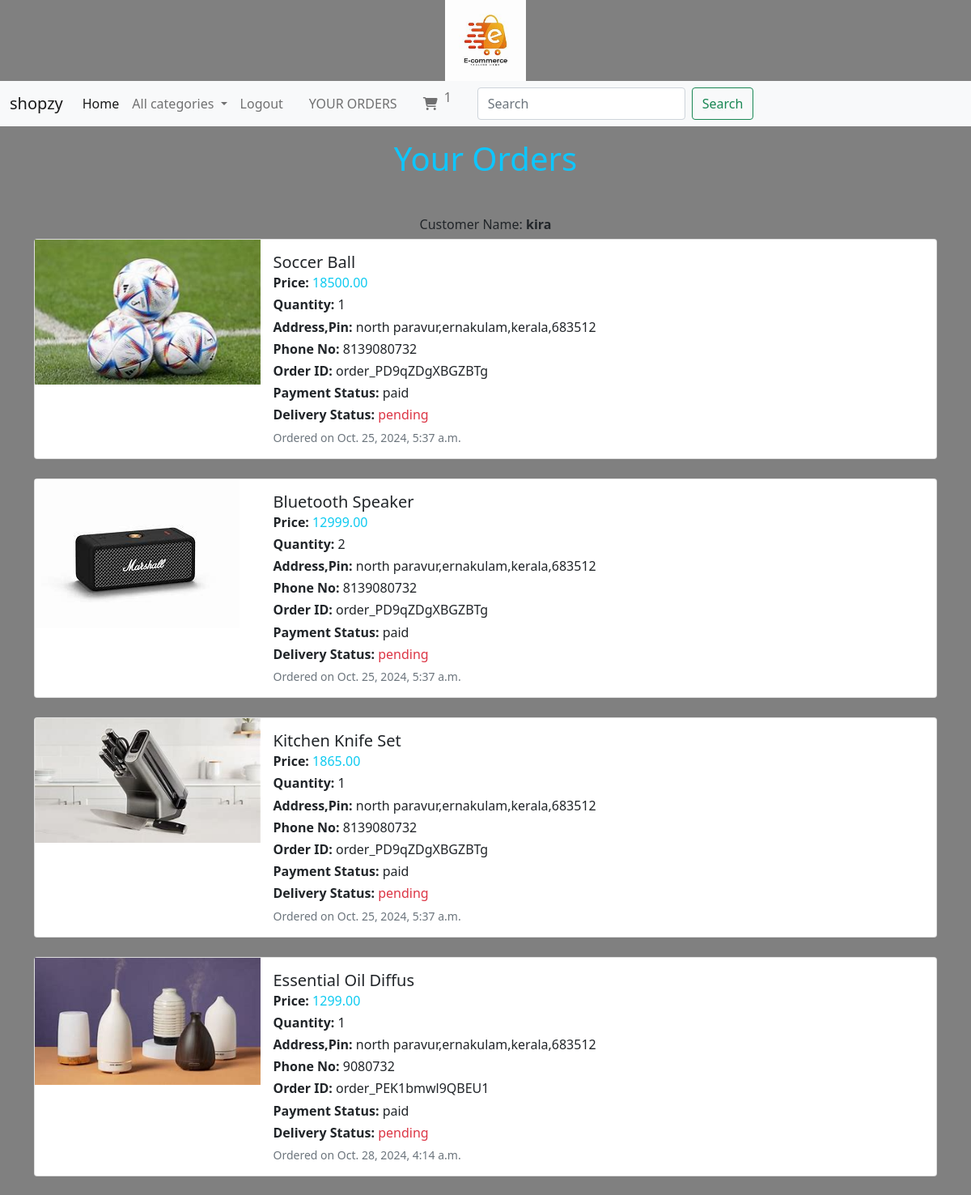
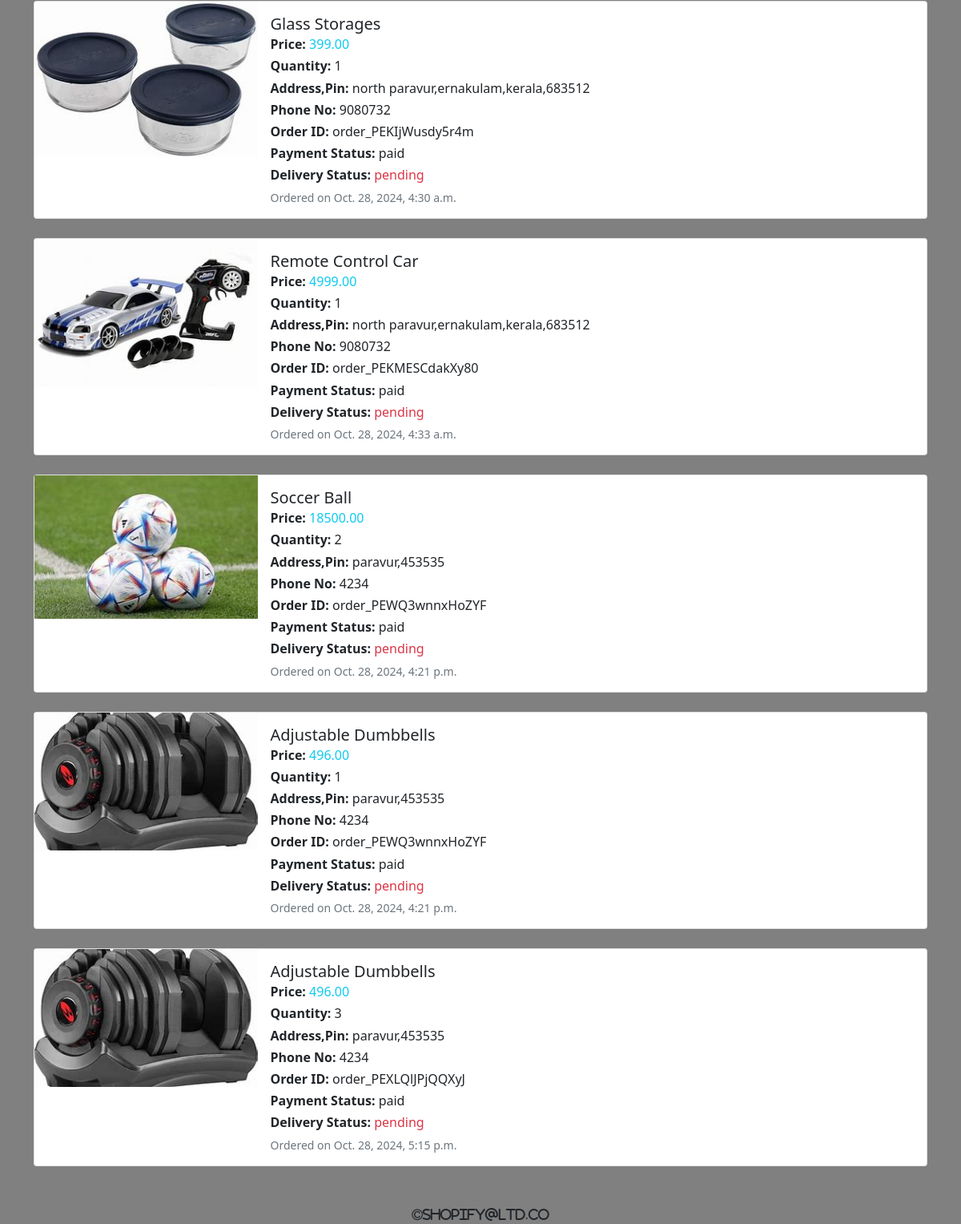
/cart/orderview (signed in), run on the app's committed database (2 pictures, top to bottom).
### cart/models.py (models this page shows)
class Order_details(models.Model):
    product = models.ForeignKey(Product, on_delete=models.CASCADE)
    user = models.ForeignKey(User, on_delete=models.CASCADE)
    no_of_items = models.IntegerField()
    address = models.TextField()
    phone_no = models.BigIntegerField()
    pin = models.IntegerField()
    order_id = models.CharField(max_length=40,blank=True)
    ordered_date = models.DateTimeField(auto_now_add=True)
    payment_status = models.CharField(default="pending", max_length=25)
    deliver_status = models.CharField(default="pending", max_length=25)

### shop/models.py (models this page shows, shortened)
class Product(models.Model):
    name=models.CharField(max_length=20)
    desc=models.TextField()
    image=models.ImageField(upload_to="products")
    price=models.DecimalField(max_digits=10,decimal_places=2)
    stock=models.IntegerField()
    available=models.BooleanField(default=True)
    created=models.DateTimeField(auto_now_add=True)
    updated=models.DateTimeField(auto_now=True)
    category=models.ForeignKey(Category,on_delete=models.CASCADE)

### cart/views.py (the view)
# urls.py: path('orderview',views.order_view,name="orderview"),
@login_required
def order_view(request):
    u=request.user
    o=Order_details.objects.filter(user=u,payment_status="paid")
    context={'order':o}
    return render(request, 'order_view.html', context)

### cart/context_processors.py (called while the page is built)
def count_items(request):
    u=request.user
    count=0
    if request.user.is_authenticated:
        try:
            c=Cart.objects.filter(user=u)
            for i in c:
                count+=i.quantity
        except:
                count=0
    return {'c':count}

### shop/context_processors.py (called while the page is built)
def menu_links(request):
    c=Category.objects.all()
    return {'link':c}#we can use this data globally across all webpages inside our app

### templates/order_view.html
{% extends 'base.html' %}
{% load static %}
{% block content %}
<h1 class="mt-3 text-center" style="color:#0dc6ff;">Your Orders</h1>
<div class="container mt-5 mb-5">
    <h6 class="text-center">Customer Name: <strong>{{ user.username }}</strong></h6>
    <div class="row">
        {% for i in order %}
        <div class="col-12 mb-4">
            <div class="card h-100">
                <div class="row g-0">
                    <div class="col-md-3">
                        <img class="img-fluid" src="{{ i.product.image.url }}" alt="Product image">
                    </div>
                    <div class="col-md-8">
                        <div class="card-body">
                            <h5 class="card-title">{{ i.product.name }}</h5>
                            <h6 class="card-subtitle mb-2 "><strong>Price:</strong> <span class="text-info">{{ i.product.price }}</span></h6>
                            <h6 class="card-text"><strong>Quantity:</strong> {{ i.no_of_items }}</h6>
                            <h6 class="card-text"><strong>Address,Pin:</strong> {{ i.address }},{{ i.pin }}</h6>
                            <h6 class="card-text"><strong>Phone No:</strong> {{ i.phone_no }}</h6>
                            <h6 class="card-text"><strong>Order ID:</strong> {{ i.order_id }}</h6>
                            <h6 class="card-text"><strong>Payment Status:</strong> {{ i.payment_status }}</h6>
                            <h6 class="card-text"><strong>Delivery Status:</strong> <span class="text-danger">{{ i.deliver_status }}</span></h6>
                            <h6 class="card-text"><small class="text-muted">Ordered on {{ i.ordered_date }}</small></h6>
                        </div>
                    </div>
                </div>
            </div>
        </div>
        {% endfor %}
    </div>
</div>
{% endblock %}

### static/css/style.css (style rules this page uses)
body { background-color:gray; }

### data on the page
Order_details: product.image (picture), product.name "Soccer Ball", product.price "18500.00", no_of_items "1", address "north paravur,ernakulam,kerala", pin "683512", phone_no "8139080732", order_id "order_PD9qZDgXBGZBTg", payment_status "paid", deliver_status "pending", ordered_date "Oct. 25, 2024, 5:37 a.m."
Order_details: product.image (picture), product.name "Bluetooth Speaker", product.price "12999.00", no_of_items "2", address "north paravur,ernakulam,kerala", pin "683512", phone_no "8139080732", order_id "order_PD9qZDgXBGZBTg", payment_status "paid", deliver_status "pending", ordered_date "Oct. 25, 2024, 5:37 a.m."
Order_details: product.image (picture), product.name "Kitchen Knife Set", product.price "1865.00", no_of_items "1", address "north paravur,ernakulam,kerala", pin "683512", phone_no "8139080732", order_id "order_PD9qZDgXBGZBTg", payment_status "paid", deliver_status "pending", ordered_date "Oct. 25, 2024, 5:37 a.m."
Order_details: product.image (picture), product.name "Essential Oil Diffus", product.price "1299.00", no_of_items "1", address "north paravur,ernakulam,kerala", pin "683512", phone_no "9080732", order_id "order_PEK1bmwl9QBEU1", payment_status "paid", deliver_status "pending", ordered_date "Oct. 28, 2024, 4:14 a.m."
Order_details: product.image (picture), product.name "Glass Storages", product.price "399.00", no_of_items "1", address "north paravur,ernakulam,kerala", pin "683512", phone_no "9080732", order_id "order_PEKIjWusdy5r4m", payment_status "paid", deliver_status "pending", ordered_date "Oct. 28, 2024, 4:30 a.m."
Order_details: product.image (picture), product.name "Remote Control Car", product.price "4999.00", no_of_items "1", address "north paravur,ernakulam,kerala", pin "683512", phone_no "9080732", order_id "order_PEKMESCdakXy80", payment_status "paid", deliver_status "pending", ordered_date "Oct. 28, 2024, 4:33 a.m."
Order_details: product.image (picture), product.name "Soccer Ball", product.price "18500.00", no_of_items "2", address "paravur", pin "453535", phone_no "4234", order_id "order_PEWQ3wnnxHoZYF", payment_status "paid", deliver_status "pending", ordered_date "Oct. 28, 2024, 4:21 p.m."
Order_details: product.image (picture), product.name "Adjustable Dumbbells", product.price "496.00", no_of_items "1", address "paravur", pin "453535", phone_no "4234", order_id "order_PEWQ3wnnxHoZYF", payment_status "paid", deliver_status "pending", ordered_date "Oct. 28, 2024, 4:21 p.m."
Order_details: product.image (picture), product.name "Adjustable Dumbbells", product.price "496.00", no_of_items "3", address "paravur", pin "453535", phone_no "4234", order_id "order_PEXLQlJPjQQXyJ", payment_status "paid", deliver_status "pending", ordered_date "Oct. 28, 2024, 5:15 p.m."

### other printed values
{{ c }} "1"
{{ user.username }} "kira"
